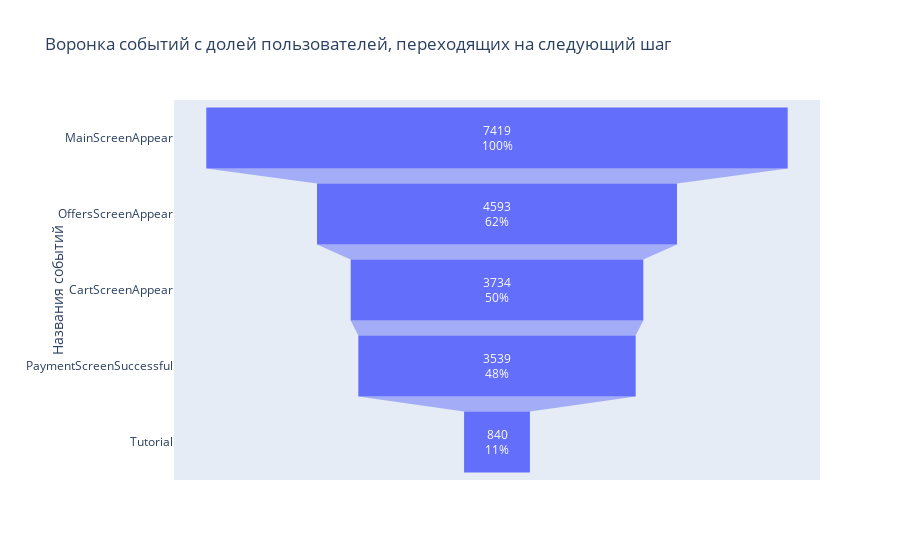

Here is the notebook cell this chart was saved with:
### Markdown cell above
## Визуальная воронка

### Code cell
fig = go.Figure(
    go.Funnel(
        y=user_count['EventName'],
        x=user_count['UserCount'],
    textposition = "inside",
    textinfo = "value+percent initial",
    )
)
fig.update_layout(title='Воронка событий с долей пользователей, переходящих на следующий шаг', yaxis_title="Названия событий")

fig.show()

### Figure 1 — Plotly figure (JSON) as saved in the notebook; plotly's stock layout.template omitted (floating-point values rounded to 4 significant figures)
{"data": [{"textinfo": "value+percent initial", "textposition": "inside", "type": "funnel", "x": [7419, 4593, 3734, 3539, 840], "y": ["MainScreenAppear", "OffersScreenAppear", "CartScreenAppear", "PaymentScreenSuccessful", "Tutorial"]}], "layout": {"title": {"text": "Воронка событий с долей пользователей, переходящих на следующий шаг"}, "yaxis": {"title": {"text": "Названия событий"}}}}
